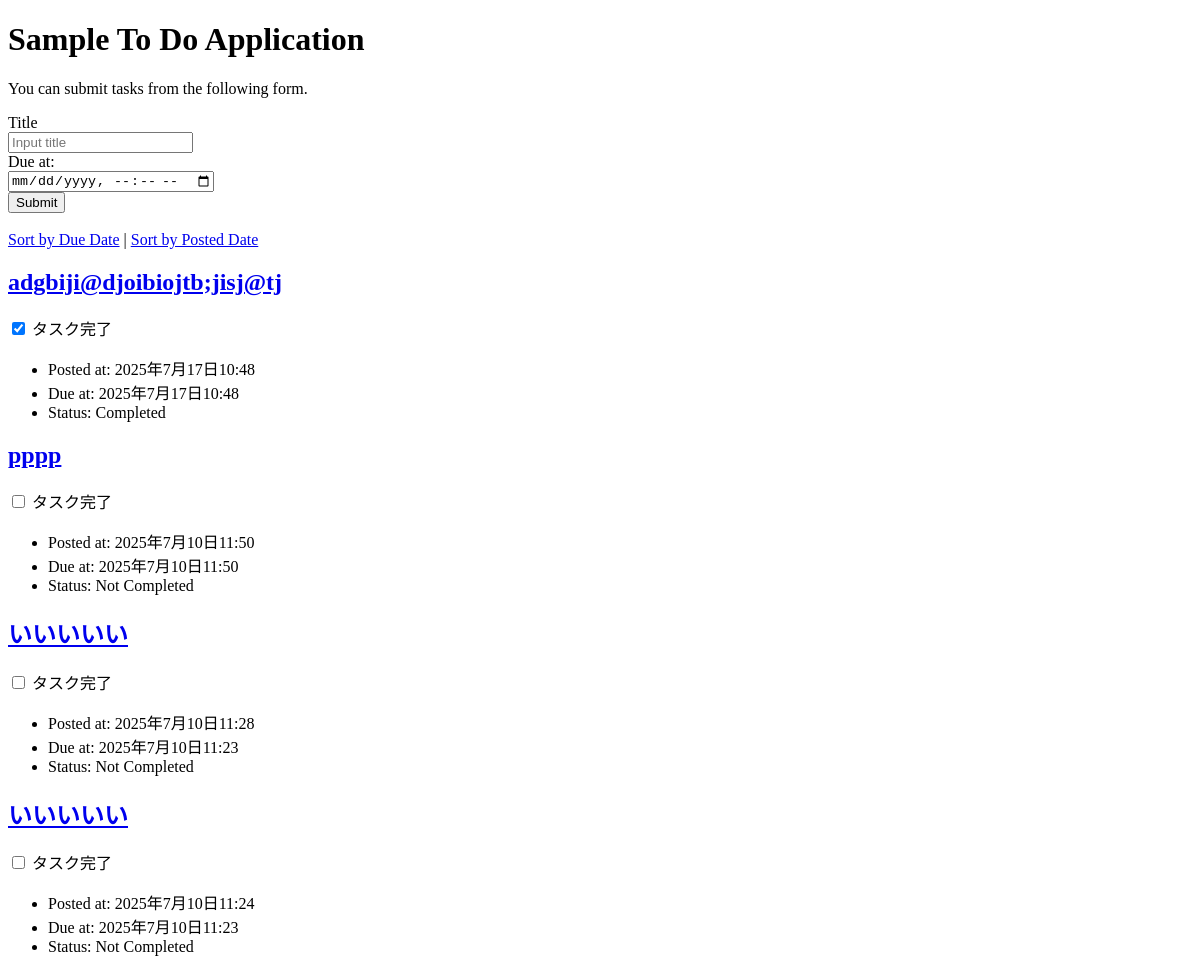
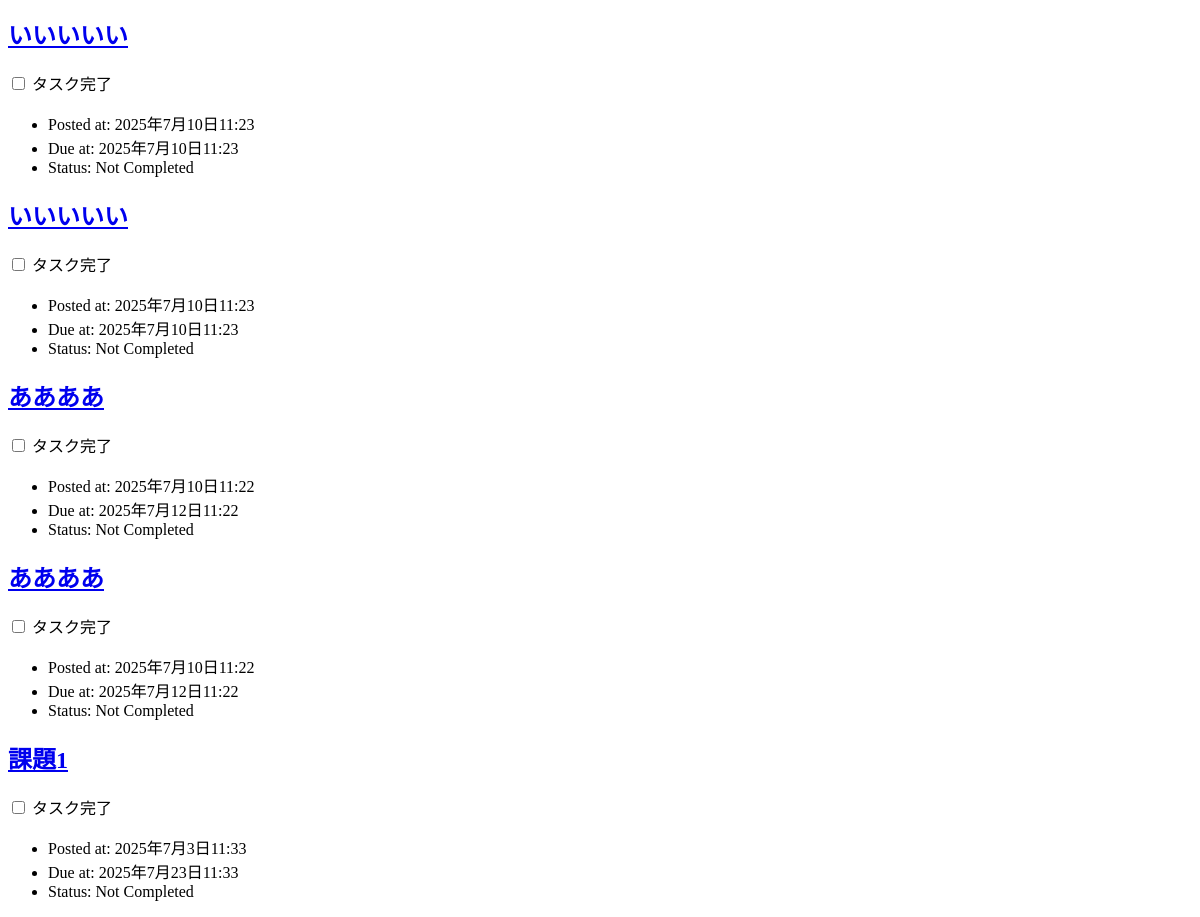
Before: / with the older database file (2 pictures, top to bottom).
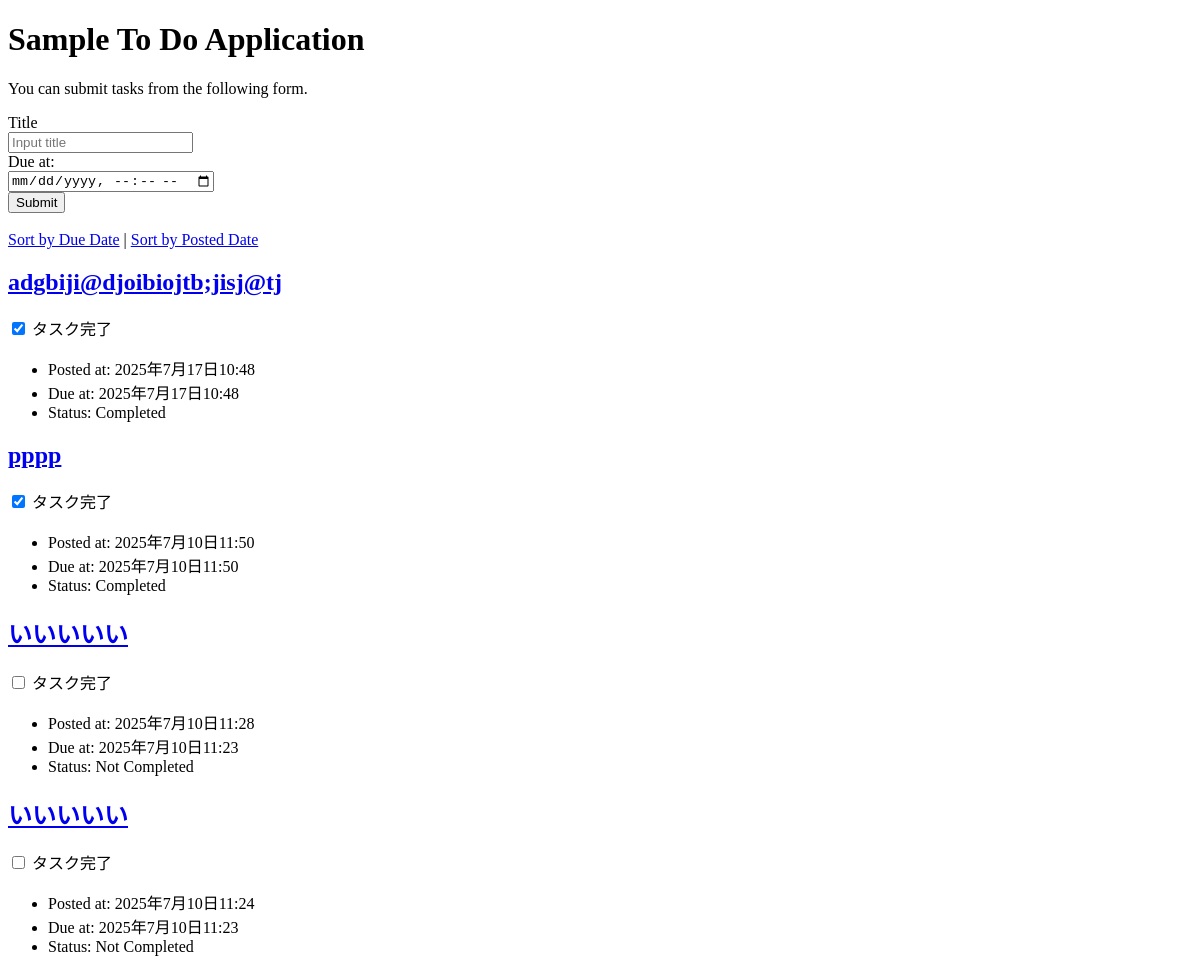
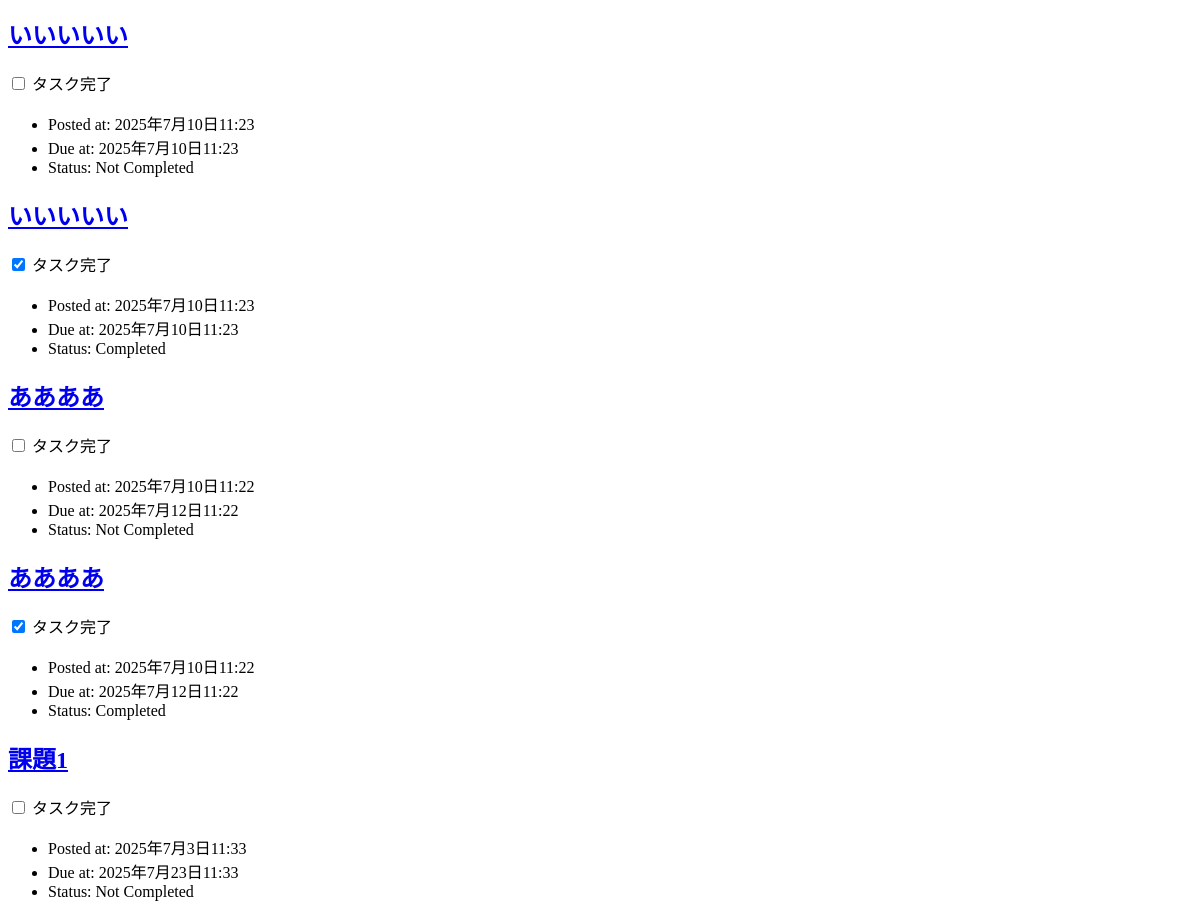
After: the same page with the newer database file (2 pictures, top to bottom).
### todo/models.py (models this page shows, shortened)
class Task(models.Model):
    title=models.CharField(max_length=100)
    completed=models.BooleanField(default=False)
    posted_at=models.DateTimeField(default=timezone.now)
    due_at=models.DateTimeField(null=True,blank=True)

### todo/views.py (the view)
# urls.py: path('', todo_views.index,name='index'),
def index(request):
    if request.method=='POST':
        task=Task(title=request.POST['title'],
                  due_at=make_aware(parse_datetime(
                      request.POST['due_at'])))
        task.save()
    if request.GET.get('order')=='due':
        tasks=Task.objects.order_by('due_at')
    else:
        tasks=Task.objects.order_by('-posted_at')
    context={
        'tasks':tasks
    }
    return render(request,'todo/index.html',context)

### todo/templates/todo/index.html (shortened to what this page needs)
{% load static %}
<!DOCTYPE html>
<html lang="ja">
  <head>
  </head>
  <body>
    <h1>Sample To Do Application</h1>
    <p>You can submit tasks from the following form.</p>
    <form action="{% url 'index' %}" method="post">
      <div>
        <label for="titleInput">Title</label><br>
        <input id="titleInput" name="title" type="text" placeholder="Input title">
      </div>
      <div>
        <label for="dueInput">Due at:</label><br>
        <input id="dueInput" name="due_at" type="datetime-local">
      </div>
      <div>
        <button type="submit">Submit</button>
      </div>
    </form>
    <br>
    <div>
      <a href="{% url 'index' %}?order=due">Sort by Due Date</a> |
      <a href="{% url 'index' %}?order=post">Sort by Posted Date</a>
    </div>
    {% for task in tasks %}
    <div class="text">
      <h2><a href="{% url 'detail' task.id %}">{{ task.title }}</a></h2>
      <form method="post" action="{% url 'toggle' task.id %}">
      <input type="checkbox" name="completed" onchange="this.form.submit()" {% if task.completed %}checked{% endif %}>
      タスク完了
      </form>
      <ul>
        <li>Posted at: {{ task.posted_at }}</li>
        {% if task.due_at %}
        <li>Due at: {{ task.due_at }}</li>
        {% endif %}
        {% if task.completed %}
        <li>Status: Completed</li>
        {% else %}
        <li>Status: Not Completed</li>
        {% endif %}
      </ul>
    </div>
    {% endfor %}
  </body>
</html>

Changed rows visible on the page:
changed Task "pppp": completed "☐" → "☑"; completed "Status: Not Completed" → "Status: Completed"
changed Task (number 6 of 9 on the later page): completed "☐" → "☑"; completed "Status: Not Completed" → "Status: Completed"
changed Task (number 8 of 9 on the later page): completed "☐" → "☑"; completed "Status: Not Completed" → "Status: Completed"
